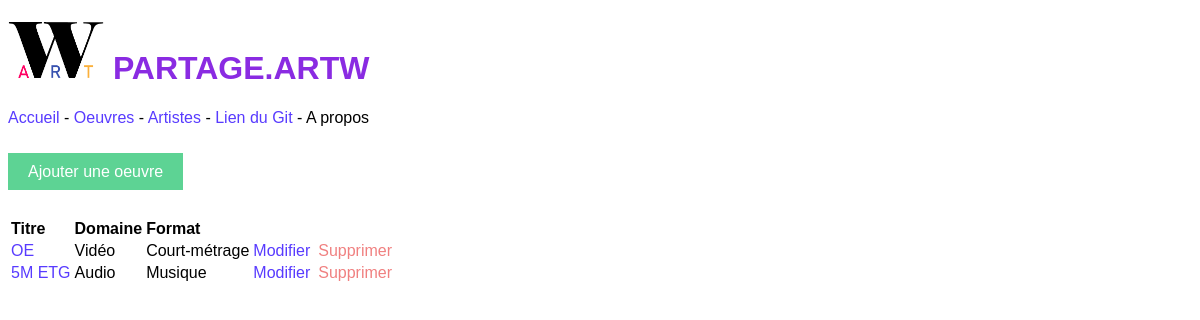
The app's page /artw/index.php/oeuvres with its own data.
### tables this page shows
CREATE TABLE IF NOT EXISTS `oeuvres` (
  `id_oeuvre` int(11) NOT NULL AUTO_INCREMENT,
  `titre` text NOT NULL,
  `description` text NOT NULL,
  `image` text NOT NULL,
  `url` text NOT NULL,
  `id_format` int(11) NOT NULL,
  PRIMARY KEY (`id_oeuvre`)
);

CREATE TABLE IF NOT EXISTS `domaines` (
  `id_domaine` int(11) NOT NULL AUTO_INCREMENT,
  `nom_domaine` text NOT NULL,
  PRIMARY KEY (`id_domaine`)
);

CREATE TABLE IF NOT EXISTS `formats` (
  `id_format` int(11) NOT NULL AUTO_INCREMENT,
  `nom_format` text NOT NULL,
  `id_domaine` int(11) NOT NULL,
  PRIMARY KEY (`id_format`)
);

### artw/index.php (called while the page is built)
<?php
    include "router.php";
?>

### artw/model.php (called while the page is built, shortened)
<?php
    function requeteInTab($req,$MaBase){
        $PDO = $MaBase->query($req);
        $tab = [];
        while ($ligne = $PDO->fetch()){
            array_push($tab,$ligne);
        }
        return $tab;
    }
    function getOeuvres($MaBase){
        $requete = 'SELECT id_oeuvre, titre, description, image, url, domaines.nom_domaine, formats.nom_format FROM oeuvres JOIN formats ON oeuvres.id_format=formats.id_format JOIN domaines ON domaines.id_domaine=formats.id_domaine';
        return requeteInTab($requete, $MaBase);
    }
?>

### artw/views/listeOeuvres.php (the view)
<?php
    include "controller.php";
?>
<a href="../index.php/choixDomaine" class="ajout">Ajouter une oeuvre</a>
<br><br><br>
<?php
    echo '<table>
    <tr>
    <th>Titre</th>
    <th>Domaine</th>
    <th>Format</th>
    </tr>';
    foreach(getOeuvres($MaBase) as $o) {
        echo '<tr>';
        echo '<td>';
        echo '<a href="oeuvre/';
        echo $o['id_oeuvre'];
        echo '">';
        echo $o['titre'];
        echo "</a>";
        echo '</td>';
        echo '<td>';
        echo $o['nom_domaine'];
        echo '</td>';
        echo '<td>';
        echo $o['nom_format'];
        echo '</td>';
        echo '<td>';
        echo '<a href="">Modifier</a>';
        echo '</td>';
        echo '<td>';
        echo '</td>';
        echo '<td>';
        echo '<a href="delete/'.$o['id_oeuvre'].'"'.'class="sup">Supprimer</a>';
        echo '</td>';
        echo '</tr>';
    }
    echo '</table>';
    ?>

### artw/styles.css (style rules this page uses)
body { font-family: Arial, Helvetica, sans-serif; text-align: justify; }
a { color: rgb(88, 59, 255); text-decoration: none; transition-duration: 0.5s; }
.ajout { color:white; background-color: rgb(93, 211, 148); text-decoration: none; padding: 10px 20px; transition-duration: 0.5s; }
.sup { color:lightcoral; }

### records on screen
oeuvres: titre "OE", domaines.nom_domaine "Vidéo", id_format.nom_format "Court-métrage"
oeuvres: titre "5M ETG", domaines.nom_domaine "Audio", id_format.nom_format "Musique"
